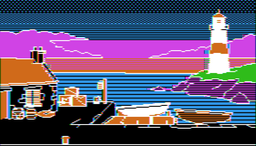
#> input picture styles/apple2-hires/assets/picture_fringe.png, 256 x 146 px, shrunk from 840 x 480 before the run
$ python -i pc_util.py   (imports and definitions only)
#> lines starting #> are read from the running program, lines starting #| are printed output that depends on the picture; after the words box and inside, x2 and y2 are one past the last pixel; in counts of white or black regions, pixels touching at a corner belong together
#> further down, picture is the input picture: shape (146, 256, 3); mean B, G, R 114.5, 83.7, 96.4
"""Gemeinsame Helfer für papier-collage: Magenta-Saum entfernen, Schatten, Speichern."""
import numpy as np
from PIL import Image, ImageFilter


# [23 lines left out: functions kill_magenta, despill_magenta, not called in this run]


def _shift(a, dy, dx):
    """Um (dy, dx) verschieben ohne Umlauf (Rand mit 0)."""
    out = np.zeros_like(a)
    H, W = a.shape[:2]
    out[max(dy, 0):H + min(dy, 0), max(dx, 0):W + min(dx, 0)] = a[max(-dy, 0):H + min(-dy, 0),
                                                                    max(-dx, 0):W + min(-dx, 0)]
    return out


def erode(mask, r):
    return np.asarray(Image.fromarray(mask.astype(np.uint8) * 255).filter(ImageFilter.MinFilter(2 * r + 1))) > 0


def dilate(mask, r):
    return np.asarray(Image.fromarray(mask.astype(np.uint8) * 255).filter(ImageFilter.MaxFilter(2 * r + 1))) > 0


def grow_colors(rgb, known, steps):
    """Farben der bekannten Pixel schrittweise nach außen tragen (Mittel der bekannten 8 Nachbarn).
    Rückgabe: Farbfeld und Abstand in Schritten (99 = nicht erreicht)."""
    col = np.where(known[..., None], rgb, 0.0)
    k = known.copy()
    dist = np.where(known, 0, 99).astype(np.int32)
    for i in range(1, steps + 1):
        kf = k.astype(np.float64)
        s = np.zeros_like(col)
        n = np.zeros(k.shape)
        for dy in (-1, 0, 1):
            for dx in (-1, 0, 1):
                if dy or dx:
                    s += _shift(col * kf[..., None], dy, dx)
                    n += _shift(kf, dy, dx)
        new = ~k & (n > 0)
        col[new] = s[new] / n[new][:, None]
        k = k | new
        dist[new] = i
    return col, dist


def key_green(rgb, lo=0.12, hi=0.45, inset=2, band=4, keep_hue=False, warm=0.82):
    """Eigene Freistellung aus dem Original (genimg: <name>.keyed-src.png) für Magenta mit gemaltem Schatten.

    genimg entfärbt den Rand, indem es R und B auf G senkt; den vom Modell gemalten, abgedunkelten
    Magenta-Schatten (z. B. 156/4/148) macht das zu deckendem Schwarz. Hier dagegen:
    - Magenta und sein Schatten haben fast kein Grün: G / max(R, B) < lo -> durchsichtig, ab hi deckend (a_r).
    - Sauber: deckend und ohne Magentastich (min(R, B) - G < 8; bei keep_hue nur deckend, für violette Wolken).
      Kern = sauber und `inset` px vom Rand entfernt (JPEG verschmiert Magenta etwa 2 px nach innen).
    - Randzone bis `band` px um den Kern: Farbe des nächsten Kerns; Alpha 1 für saubere Pixel, sonst
      G / G_Kern (Grün stammt nur vom Papier, auch vor dem dunklen Schatten), mindestens a_r.
    - Dünne Teile ohne Kern (Taue, Baumenden): eigene Farbe, Magentastich von R und B abgezogen und, falls warm
      gesetzt, je nach Stärke des Stichs zu warmem Papier hin geschoben (B <= warm * G, R <= 1,4 * G).
    Rückgabe: rgb, Alpha (0..1)."""
#> called with lo = 0.12, hi = 0.45, inset = 2, band = 4, keep_hue = False, warm = 0.82
    r, g, b = rgb[..., 0], rgb[..., 1], rgb[..., 2]
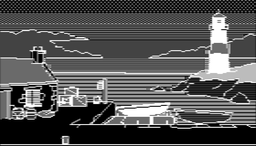
#> g: shape (146, 256); min 0, max 255, mean 83.7
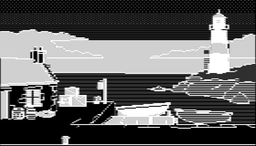
#> b: shape (146, 256); min 0, max 255, mean 96.4
    gr = g / np.maximum(np.maximum(r, b), 1)
    a_r = np.clip((gr - lo) / (hi - lo), 0, 1)
    spill = np.minimum(r, b) - g
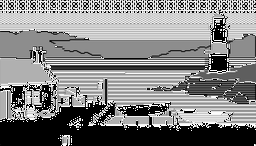
#> spill: shape (146, 256); min 0, max 255, mean 130.4
    clean = a_r >= 1
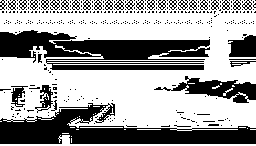
#> clean: shape (146, 256) bool; 62.2% white; 434 black regions (399 under 20 px), largest, box (x1, y1, x2, y2) and area: (0, 103, 256, 144) 5200, (0, 30, 210, 70) 5087, (154, 76, 256, 103) 1156
    if not keep_hue:
        clean &= spill < 8
#> clean: shape (146, 256) bool; 5.9% white; 255 white regions (244 under 20 px), largest, box (x1, y1, x2, y2) and area: (118, 103, 171, 128) 400, (69, 144, 254, 146) 368, (208, 53, 229, 73) 281
    core = erode(clean, inset)
#> in erode, `return np.asarray(Image.fromarray(mask.astype(np.uint8) * 255).filter(..`: returned value: shape (146, 256) bool; 0.46% white; 4 white regions (1 under 20 px), largest, box (x1, y1, x2, y2) and area: (213, 58, 225, 69) 99, (128, 109, 146, 114) 48, (216, 32, 221, 38) 20
    core |= erode(clean, 1) & ~dilate(core, band)      # schmale Teile (Mast, 4 px): 1 px eingerückt
#> in erode (call 2), `return np.asarray(Image.fromarray(mask.astype(np.uint8) * 255).filter(..`: returned value: shape (146, 256) bool; 1.6% white; 10 white regions (4 under 20 px), largest, box (x1, y1, x2, y2) and area: (73, 145, 253, 146) 180, (212, 57, 226, 70) 153, (127, 108, 148, 115) 106, (2, 145, 60, 146) 58, (215, 29, 224, 40) 51, (150, 107, 160, 113) 33
#> in dilate, `return np.asarray(Image.fromarray(mask.astype(np.uint8) * 255).filter(..`: returned value: shape (146, 256) bool; 2.5% white; 3 white regions, box (x1, y1, x2, y2) and area: (124, 104, 160, 118) 428, (209, 54, 229, 73) 347, (212, 28, 225, 42) 172
#> core: shape (146, 256) bool; 1.1% white; 10 white regions (5 under 20 px), largest, box (x1, y1, x2, y2) and area: (73, 145, 253, 146) 180, (213, 58, 225, 69) 99, (2, 145, 60, 146) 58, (128, 109, 146, 114) 48, (216, 32, 221, 38) 20
    fill, dist = grow_colors(rgb, core, band)
#> after the loop in grow_colors, `for i in range(1, steps + 1):`:
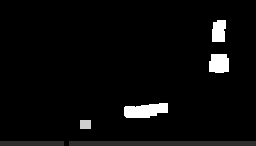
#> col: shape (146, 256, 3) float64; min 0, max 255, mean 9.8
#> after the loop in grow_colors, `for i in range(1, steps + 1):`:
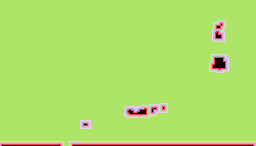
#> dist: shape (146, 256) int32; 6 distinct labels, from 0 to 99; one colour per label, 0 black
#> after the loop in grow_colors, `for i in range(1, steps + 1):`: k: shape (146, 256) bool; 6.7% white; 6 white regions, box (x1, y1, x2, y2) and area: (69, 141, 256, 146) 935, (124, 103, 168, 118) 509, (209, 54, 229, 73) 347, (0, 141, 64, 146) 320, (212, 20, 226, 42) 276, (80, 120, 91, 129) 99
#> after the loop in grow_colors, `for i in range(1, steps + 1):`: kf: shape (146, 256) float64; values 0 (black) and 1 (white), 5.1% white; 7 white regions, largest, box (x1, y1, x2, y2) and area: (70, 142, 256, 146) 744, (125, 105, 159, 117) 329, (210, 55, 228, 72) 273
    near = ~core & (dist <= band)
#> near: shape (146, 256) bool; 5.5% white; 6 white regions, box (x1, y1, x2, y2) and area: (69, 141, 256, 146) 755, (124, 103, 168, 118) 453, (0, 141, 64, 146) 262, (212, 20, 226, 42) 249, (209, 54, 229, 73) 248, (80, 120, 91, 129) 96
    a_g = np.clip((g - 4) / np.maximum(fill[..., 1] - 4, 12), 0, 1)
    A = np.where(clean, 1.0, np.where(a_r > 0, np.maximum(a_g, a_r), 0.0))
    A = np.where(near | core, A, a_r)
    own = rgb.astype(np.float64).copy()
    if not keep_hue:
        s = np.clip(spill, 0, None)
        own[..., 0] -= s
        own[..., 2] -= s
        if warm is not None:   # zu warmem Papier: B <= warm * G, R <= 1,4 * G (sonst rote Baumenden)
            w = np.clip(spill / 12.0, 0, 1)
            own[..., 2] -= w * np.clip(own[..., 2] - warm * own[..., 1], 0, None)
            own[..., 0] -= w * np.clip(own[..., 0] - 1.4 * own[..., 1], 0, None)
#> own: shape (146, 256, 3) float64; mean B, G, R -16.7, 83.7, -39.9
    out = np.where(core[..., None], rgb, np.where(near[..., None], fill, own))
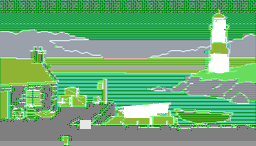
#> out: shape (146, 256, 3) float64; mean B, G, R -13.5, 84.6, -36.9; drawn with min black and max white
    return np.clip(out, 0, 255), A


# [34 lines left out: functions neutralize, shadow_from_alpha, resize_premult, save_rgba, not called in this run]

>>> import cv2
>>> picture = cv2.imread('../../apple2-hires/assets/picture_fringe.png')
>>> result = key_green(picture)
